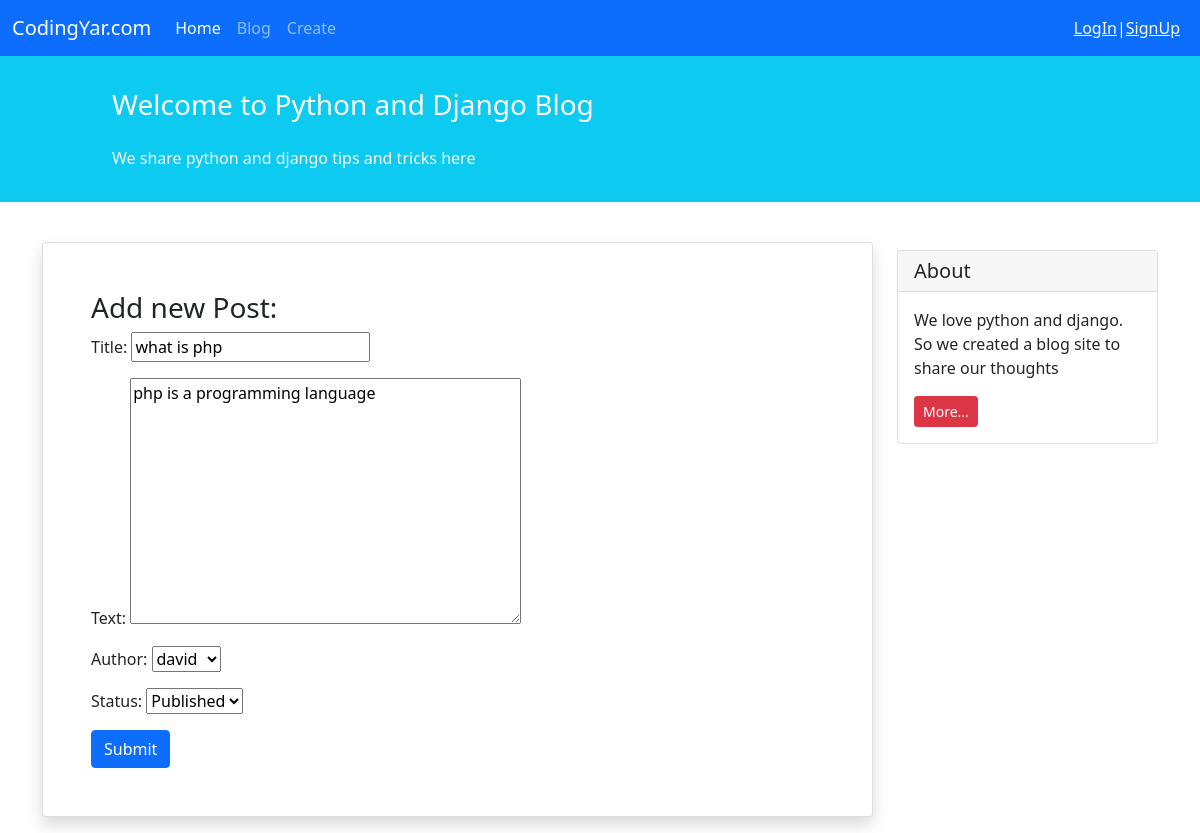
/blog/16/update, run on the app's committed database.
### blog/models.py (models this page shows, shortened)
class Post(models.Model):
    STATUS_CHOICES = (
        ('pub', 'Published'),
        ('drf', 'Draft')
    )
    title = models.CharField(max_length=100)
    text = models.TextField()
    author = models.ForeignKey('auth.User', on_delete=models.CASCADE)
    datetime_created = models.DateTimeField(auto_now_add=True)
    datetime_modified = models.DateTimeField(auto_now=True)
    status = models.CharField(choices=STATUS_CHOICES, max_length=3)

### blog/views.py (the view)
# urls.py: path('<int:pk>/update',  views.PostUpdateView.as_view(), name='post_update'),
class PostUpdateView(generic.UpdateView):
    model = Post
    form_class = NewPostFrom
    template_name = 'blog/create_post.html'

### blog/forms.py
class NewPostFrom(forms.ModelForm):
    class Meta:
        model = Post
        fields = ['title', 'text', 'author', 'status']

### blog/templates/blog/create_post.html (shortened to what this page needs)
{% extends '_base.html' %}
{% block content %}
    <div class="container mt-4">
        <div class="row">
            <div class="col-9">
                <div class="card shadow my-3 p-5">
                    <h3>Add new Post:</h3>
                    <form method="POST">
                        {{ form.as_p }}
                        <button type="submit" class="btn btn-primary">Submit</button>
                    </form>
                </div>
            </div>
            <div class="col-3">
                <div class="card my-4">
                    <h5 class="card-header">About</h5>
                    <div class="card-body">
                        <p class="card-text">We love python and django. So we created a blog site to share our
                            thoughts</p>
                        <a href="#"
                           class="btn btn-sm btn-danger">
                            More...
                        </a>
                    </div>
                </div>
            </div>
        </div>
    </div>
{% endblock content %}

### data on the page
Post: title "what is php", text "php is a programming language", author "david", status "Published"
